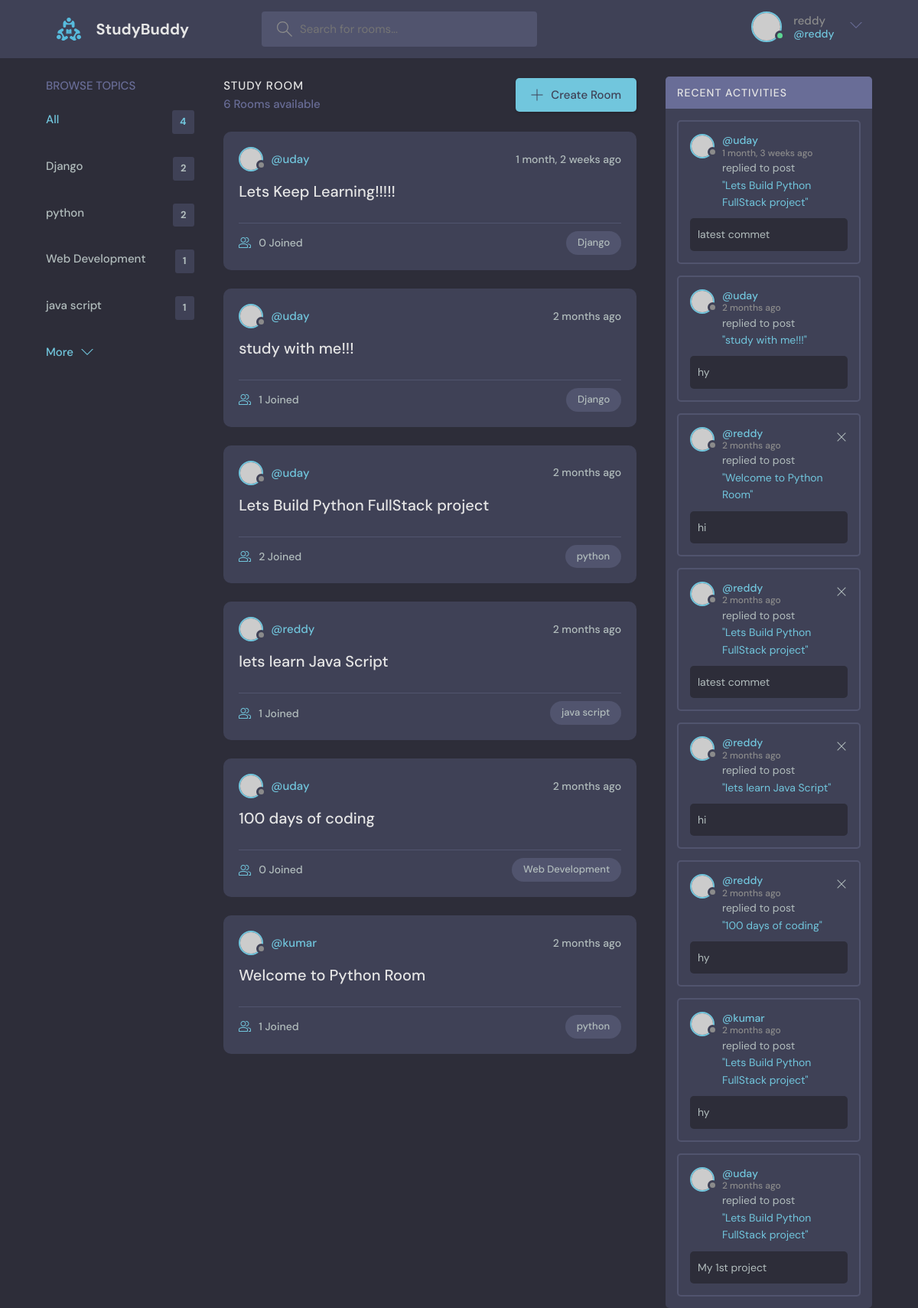
The page / (signed in) on the database its author committed.
### base/models.py (models this page shows, shortened)
class Topic(models.Model):
    name = models.CharField(max_length=200)

class Room(models.Model):
    host = models.ForeignKey(User, on_delete=models.SET_NULL,null=True)
    topic = models.ForeignKey(Topic, on_delete=models.SET_NULL,null=True)
    name = models.CharField(max_length=200)
    description = models.TextField(null=True, blank=True)
    participants = models.ManyToManyField(User,related_name='participants',blank=True)
    updated = models.DateTimeField(auto_now=True)
    created = models.DateTimeField(auto_now_add=True)
    class Meta:
        ordering = ['-updated','-created']
    def __str__(self):
        return self.name

class Message(models.Model):
    user = models.ForeignKey(User, on_delete=models.CASCADE)
    room = models.ForeignKey(Room, on_delete=models.CASCADE)
    body = models.TextField()
    updated = models.DateTimeField(auto_now=True)
    created = models.DateTimeField(auto_now_add=True)
    class Meta:
        ordering = ['-updated','-created']
    def __str__(self):
        return self.body[:50]

### base/views.py (the view)
# urls.py: path('',views.home,name="home"),
def home(request):
    q = request.GET.get('q') if request.GET.get('q') != None else ''   #q = query
    rooms = Room.objects.filter(
                                Q(topic__name__icontains=q) |
                                Q(name__icontains=q) |
                                Q(description__icontains=q)
                            )
    topics = Topic.objects.all()
    room_count = rooms.count()
    room_messages = Message.objects.filter(Q(room__topic__name__icontains=q))
    context = {'rooms':rooms , 'topics':topics ,'room_count':room_count,
                    'room_messages':room_messages}
    return render(request,'base/home.html',context)

### base/templates/base/home.html (shortened to what this page needs)
{% extends "main.html" %}
{% block content %}
    <main class="layout layout--3">
      <div class="container">
        {% include "base/topics_component.html" %}
        <div class="roomList">
          <div class="roomList__header">
            <div>
              <h2>Study Room</h2>
              <p>{{room_count}} Rooms available</p>
            </div>
            <a class="btn btn--main" href="{% url 'create-room' %}">
              <svg version="1.1" xmlns="http://www.w3.org/2000/svg" width="32" height="32" viewBox="0 0 32 32">
                <title>add</title>
                <path
                  d="M16.943 0.943h-1.885v14.115h-14.115v1.885h14.115v14.115h1.885v-14.115h14.115v-1.885h-14.115v-14.115z"
                ></path>
              </svg>
              Create Room
            </a>
          </div>
          {% include 'base/feed_component.html' %}
        </div>
        {% include 'base/activity_component.html' %}
      </div>
    </main>
{% endblock content %}

### templates/navbar.html (shortened to what this page needs)
{% load static %}
<header class="header header--loggedIn">
    <div class="container">
      <a href="{% url 'home' %}" class="header__logo">
        <img src="{%  static 'images/logo.svg' %}" />
        <h1>StudyBuddy</h1>
      </a>
      <form class="header__search" method="GET" action="{% url 'home' %}">
        <label>
          <input name="q" placeholder="Search for rooms..." />
        </label>
      </form>
      <nav class="header__menu">
        {% if request.user.is_authenticated %}
        <div class="header__user">
          <a href="profile.html">
            <div class="avatar avatar--medium active">
              <img src="https://randomuser.me/api/portraits/men/37.jpg" />
            </div>
            <p>{{request.user.username}} <span>@{{request.user.username}}</span></p>
          </a>
          <button class="dropdown-button">
            <svg version="1.1" xmlns="http://www.w3.org/2000/svg" width="32" height="32" viewBox="0 0 32 32">
              <title>chevron-down</title>
              <path d="M16 21l-13-13h-3l16 16 16-16h-3l-13 13z"></path>
            </svg>
          </button>
        </div>
        {% endif %}
      </nav>
    </div>
  </header>

### base/templates/base/topics_component.html
<div class="topics">
    <div class="topics__header">
      <h2>Browse Topics</h2>
    </div>
    <ul class="topics__list">
      <li>
        <a href="{% url 'home' %}" class="active">All <span>{{topics.count}}</span></a>
      </li>
      {% for topic in topics %}
      <li>
        <a href="{% url 'home' %}?q={{topic.name}} ">{{topic.name}} <span>{{topic.room_set.all.count}}</span></a>
      </li>
      {% endfor %}
    </ul>
    <a class="btn btn--link" href="topics.html">
      More
      <svg version="1.1" xmlns="http://www.w3.org/2000/svg" width="32" height="32" viewBox="0 0 32 32">
        <title>chevron-down</title>
        <path d="M16 21l-13-13h-3l16 16 16-16h-3l-13 13z"></path>
      </svg>
    </a>
  </div>

### base/templates/base/feed_component.html (shortened to what this page needs)
{% for room in rooms %}
<div class="roomListRoom">
    <div class="roomListRoom__header">
      <a href="{% url 'user-profile' room.host.id %}" class="roomListRoom__author">
        <div class="avatar avatar--small">
          <img src="https://randomuser.me/api/portraits/women/11.jpg" />
        </div>
        <span>@{{room.host.username}}</span>
      </a>
      <div class="roomListRoom__actions">
        <span>{{room.created|timesince}} ago</span>
      </div>
    </div>
    <div class="roomListRoom__content">
      <a href="{% url 'room' room.id %}">{{room.name}}</a>
    </div>
    <div class="roomListRoom__meta">
      <a href="{% url 'room' room.id %}" class="roomListRoom__joined">
        {{room.participants.all.count}} Joined
      </a>
      <p class="roomListRoom__topic">{{room.topic.name}}</p>
    </div>
  </div>
{% endfor %}

### base/templates/base/activity_component.html
<div class="activities">
        <div class="activities__header">
          <h2>Recent Activities</h2>
        </div>
        {% for message in room_messages  %}
        <div class="activities__box">
          <div class="activities__boxHeader roomListRoom__header">
            <a href="{% url 'user-profile' message.user.id %}" class="roomListRoom__author">
              <div class="avatar avatar--small">
                <img src="https://randomuser.me/api/portraits/women/11.jpg" />
              </div>
              <p>
                @{{message.user}}
                <span>{{message.created|timesince}} ago</span>
              </p>
            </a>
            {% if request.user == message.user %}
            <div class="roomListRoom__actions">
              <a href="{% url 'delete-message' message.id %}">
                <svg version="1.1" xmlns="http://www.w3.org/2000/svg" width="32" height="32" viewBox="0 0 32 32">
                  <title>remove</title>
                  <path
                    d="M27.314 6.019l-1.333-1.333-9.98 9.981-9.981-9.981-1.333 1.333 9.981 9.981-9.981 9.98 1.333 1.333 9.981-9.98 9.98 9.98 1.333-1.333-9.98-9.98 9.98-9.981z"
                  ></path>
                </svg>
              </a>
            </div>
            {% endif %}
          </div>
          <div class="activities__boxContent">
            <p>replied to post <a href="{% url 'room' message.room.id %}">"{{message.room}}"</a></p>
            <div class="activities__boxRoomContent">
                <p>{{message.body}}</p>
            </div>
          </div>
        </div>
        {% endfor %}
</div>

### rows shown on the page
Topic: name "Django", room_set.all.count "2"
Topic: name "python", room_set.all.count "2"
Topic: name "Web Development", room_set.all.count "1"
Topic: name "java script", room_set.all.count "1"
Room: host.username "uday", created "1 month, 2 weeks", name "Lets Keep Learning!!!!!", participants.all.count "0", topic.name "Django"
Room: host.username "uday", created "2 months", name "study with me!!!", participants.all.count "1", topic.name "Django"
Room: host.username "uday", created "2 months", name "Lets Build Python FullStack project", participants.all.count "2", topic.name "python"
Room: host.username "reddy", created "2 months", name "lets learn Java Script", participants.all.count "1", topic.name "java script"
Room: host.username "uday", created "2 months", name "100 days of coding", participants.all.count "0", topic.name "Web Development"
Room: host.username "kumar", created "2 months", name "Welcome to Python Room", participants.all.count "1", topic.name "python"
Message: user "uday", created "1 month, 3 weeks", room "Lets Build Python FullStack project", body "latest commet"
Message: user "uday", created "2 months", room "study with me!!!", body "hy"
Message: user "reddy", created "2 months", room "Welcome to Python Room", body "hi"
Message: user "reddy", created "2 months", room "Lets Build Python FullStack project", body "latest commet"
Message: user "reddy", created "2 months", room "lets learn Java Script", body "hi"
Message: user "reddy", created "2 months", room "100 days of coding", body "hy"
Message: user "kumar", created "2 months", room "Lets Build Python FullStack project", body "hy"
Message: user "uday", created "2 months", room "Lets Build Python FullStack project", body "My 1st project"

### other values the page prints
{{ request.user.username }} "reddy"
{{ topics.count }} "4"
{{ room_count }} "6"
